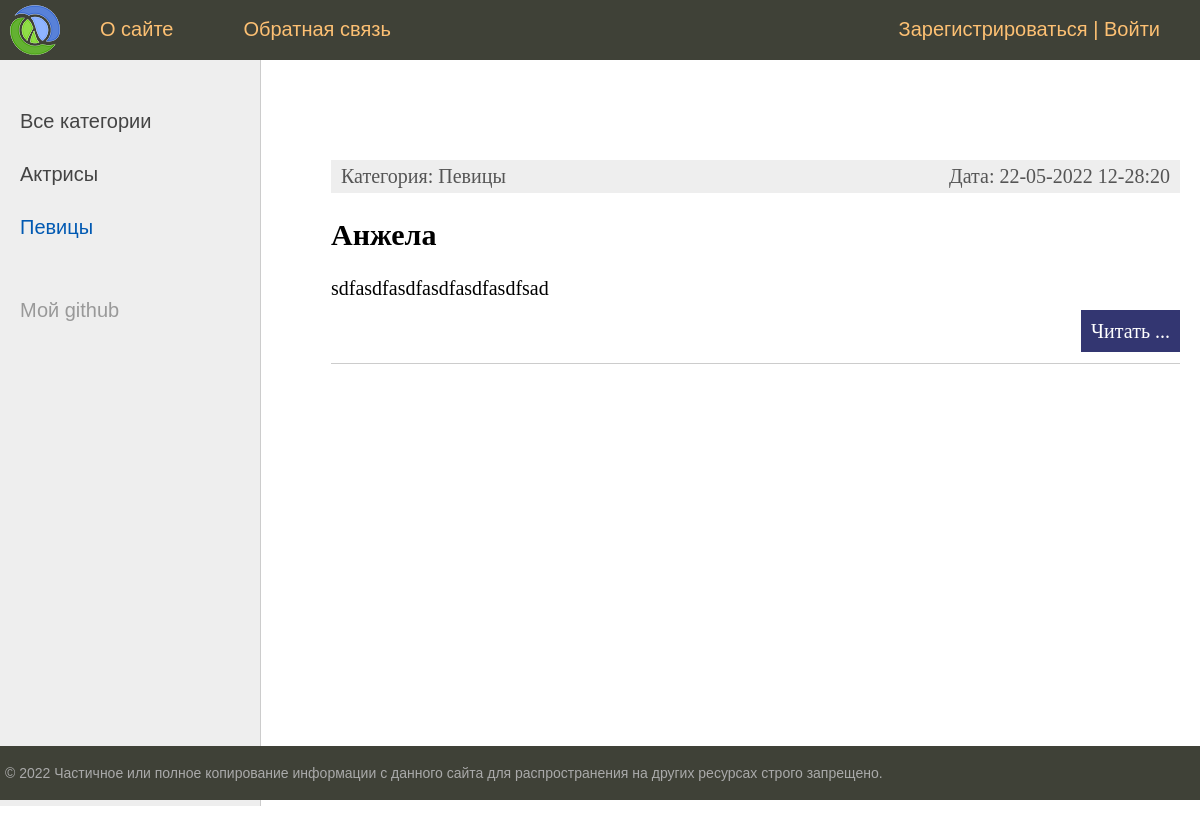
Page /category/pevicy/ on the earlier database version.
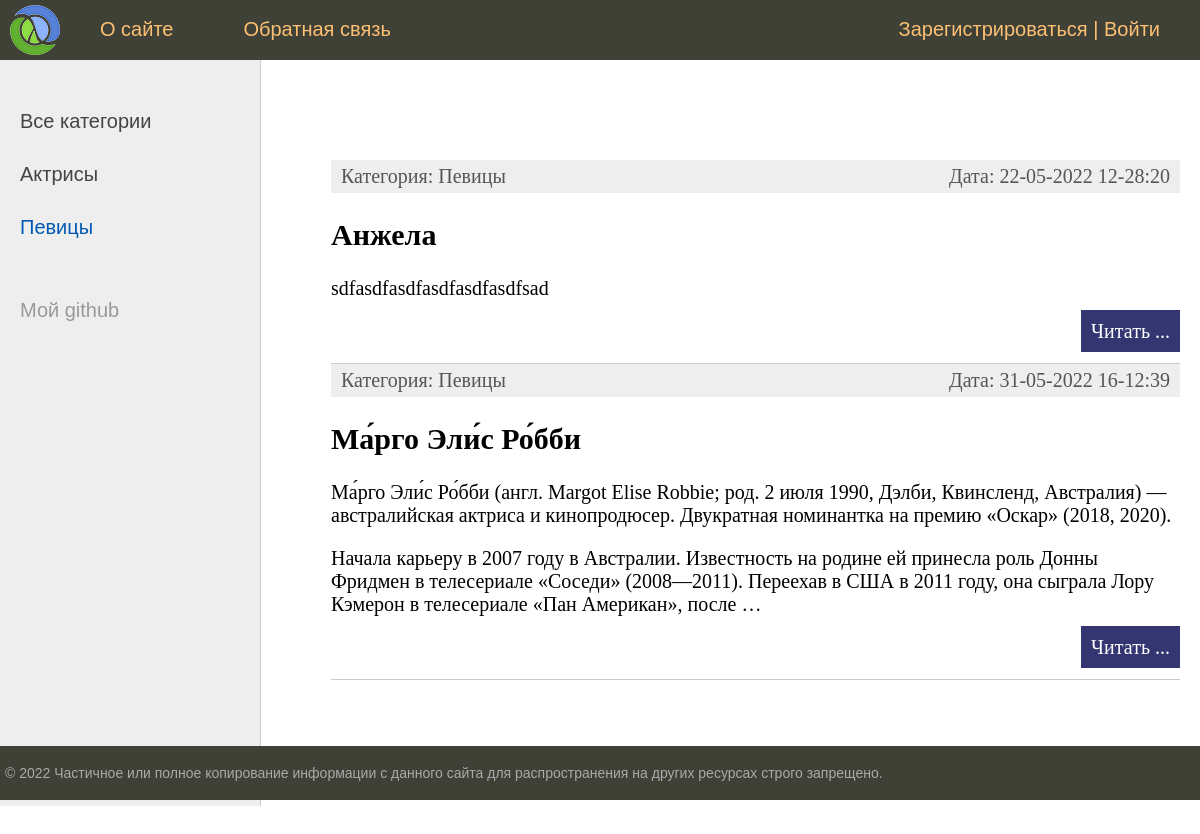
Same page on the later database version.
### app1/models.py (models this page shows, shortened)
class Category(models.Model):
    name = models.CharField(max_length=100, db_index=True, verbose_name='Категория')
    slug = models.SlugField(max_length=255, unique=True, db_index=True, verbose_name="URL")
    def __str__(self):
        return self.name
    def get_absolute_url(self):
        return reverse('category', kwargs={'cat_slug': self.slug})
    class Meta:
        verbose_name = 'Категория'
        verbose_name_plural = 'Категории'
        ordering = ['id']

class Women(models.Model):
    title = models.CharField(max_length=255, verbose_name='Заголовок')
    slug = models.SlugField(max_length=255, unique=True, db_index=True, verbose_name="URL")
    content = models.TextField(blank=True, verbose_name='Содержание')
    photo = models.ImageField(upload_to="photos/%Y/%m/%d/", blank=True, verbose_name='Фото')
    time_create = models.DateTimeField(auto_now_add=True, verbose_name='Время создания')
    time_update = models.DateTimeField(auto_now=True, verbose_name='Время изменения')
    is_published = models.BooleanField(default=True, verbose_name='Статус публикации')
    cat = models.ForeignKey('Category', on_delete=models.PROTECT, verbose_name='Категория')
    def get_absolute_url(self):
        return reverse('post', kwargs={'post_slug': self.slug})
    class Meta:
        verbose_name = 'Известные конфетки'
        verbose_name_plural = 'Известные конфетки'

### app1/views.py (the view)
# urls.py: path('category/<slug:cat_slug>/', WomenCategory.as_view(), name='category'),
class WomenCategory(DataMixin, ListView):
    model = Women
    template_name = 'app1/index.html'
    context_object_name = 'posts'
    allow_empty = False
    def get_queryset(self):
        return Women.objects.filter(cat__slug=self.kwargs['cat_slug'], is_published=True)
    def get_context_data(self, *, object_list=None, **kwargs):
        context = super().get_context_data(**kwargs)
        c_def = self.get_user_context(title='Категория - ' + str(context['posts'][0].cat), cat_selected=context['posts'][0].cat_id)
        context = dict(list(context.items()) + list(c_def.items()))
        return context

### app1/utils.py (called while the page is built)
    def get_user_context(self, **kwargs):
        context = kwargs
        cats = Category.objects.annotate(Count('women'))
        user_menu = menu.copy()
        if not self.request.user.is_authenticated:
            user_menu.pop(1)
        context['menu'] = user_menu
        context['cats'] = cats
        if 'cat_selected' not in context:
            context['cat_selected'] = 0
        return context

### app1/templates/app1/index.html (shortened to what this page needs)
{% extends 'app1/base.html' %}
{% block content %}
    <ul class="list-articles">
        {% for i in posts %}
            <li>
                <div class="article-panel">
                    <p class="first">Категория: {{ i.cat }}</p>
                    <p class="last">Дата: {{ i.time_update|date:"d-m-Y H-i:s" }}</p>
                </div>
                <h2>{{ i.title }}</h2>
                <p>{{ i.content|linebreaks|truncatewords:60}}</p>
                <p class="link-read-post"><a href="{{ i.get_absolute_url }}">Читать ...</a></p>
            </li>
        {% endfor %}
    </ul>
{% endblock content %}

### app1/templates/app1/base.html (shortened to what this page needs)
{% load static %}
{% load app1_tags %}
<!DOCTYPE html>
<html>
<head>
	<link type="text/css" href="{% static 'app1/css/styles.css' %}" rel="stylesheet" />
</head>
<body>
    <table class="table-page" border=0 cellpadding="0" cellspacing="0">
        <tr><td valign=top>
                {% block mainmenu %}
                <div class="header">
                    <ul id="mainmenu" class="mainmenu">
                    <li class="logo"><a href="{% url 'home' %}"><div class="logo"></div></a></li>
                    {% for m in menu %}
                        <li><a href="{% url m.url_name %}">{{m.title}}</a></li>
                    {% endfor %}
                    <li class="last"><a href="{% url 'register' %}">Зарегистрироваться</a> | <a href="{% url 'login' %}">Войти</a></li>
                    </ul>
                </div>
                {% endblock mainmenu %}
        <table class="table-content" border=0 cellpadding="0" cellspacing="0">
        <tr>
            <td valign="top" class="left-chapters">
                <ul id="leftchapters">
                    {% if cat_selected == 0 %}
                    <li class="selected">Все категории</li>
                    {% else %}
                    <li><a href="{% url 'home' %}" >Все категории</a></li>
                    {% endif %}
                {% for c in cats %}
                    {% if c.women__count > 0 %}
                        {% if c.pk == cat_selected %}
                            <li class="selected">{{ c.name }}</li>
                        {% else %}
                            <li><a href="{{ c.get_absolute_url }}">{{ c.name }}</a></li>
                        {% endif %}
                    {% endif %}
                {% endfor %}
                    <li class="share">
                    <p>Мой github</p>
                    <a class="share-yt" href="https://github.com/GerasiMandMumu?tab=overview&from=2022-05-01&to=2022-05-17" target="_blank" rel="nofollow"></a>
                    </li>
                </ul>
            </td>
        <td valign="top" class="content">
	<div class="content-text">
        {% block content %}
        {% endblock %}
	</div>
        </td></tr></table>
        </td></tr>
        <tr><td valign=top>
            <div id="footer">
                <p>&copy; 2022 Частичное или полное копирование информации с данного сайта для распространения на других ресурсах строго запрещено.</p>
            </div>
        </td></tr></table>
    </body>
</html>

### app1/static/app1/css/styles.css (style rules this page uses)
html, body { font-family: 'Arial'; margin: 0; padding: 0; height: 100%; width: 100%; color: #444; }
a { color: #0059b2; text-decoration: none; }
p.link-read-post { text-align: right; }
p.link-read-post a { padding: 10px; min-width: 100px; background: #333671; color: #fff; text-decoration: none; }
div.article-panel { background: #eee; padding: 5px 10px 5px 10px; box-sizing: border-box; overflow: hidden; color: #555; }
div.article-panel p.first { margin: 0; float: left; }
div.article-panel p.last { margin: 0; float: right; }
ul.list-articles { list-style: none; margin: 0; padding: 0; }
ul.list-articles li { border-bottom: 1px solid #ccc; }
.table-page { width: 100%; height: 100%; vertical-align: top; }
.table-page tr { height: 100%; }
.header { background: #3F4137; height: 60px; }
.logo { background: url('../images/logo.png') no-repeat 10px 5px; width: 70px; height: 60px; }
ul.mainmenu { list-style: none; margin: 0; padding: 0; height: 60px; color: #fdc073; font-size: 20px; overflow: hidden; }
ul.mainmenu li { float: left; margin: 18px 40px 0 30px; }
ul.mainmenu li.logo { margin: 0; }
ul.mainmenu li.last { float: right; }
ul.mainmenu li a { color: #fdc073; text-decoration: none; }
.table-content { width: 100%; min-height: 100%; height: 100%; }
.left-chapters { margin: 0; background: #eee; border-right: 1px solid #ccc; min-height: 100%; }
.left-chapters ul { width: 230px; min-height: 100%; margin: 0; padding: 20px 10px 10px 20px; list-style: none; font-size: 20px; }
.left-chapters ul li { margin: 30px 0 0 0; color: #999; }
.left-chapters ul li.selected { color: #0059b2; }
.left-chapters ul li a { color: #444; text-decoration: none; }
.left-chapters ul li.share { margin: 60px 0 0 0; }
.left-chapters ul li.share p { margin: 30px 0 30px 0; }
.left-chapters ul li.share a { display: inline-block; width: 40px; height: 40px; margin: 0 20px 0 0; }
.left-chapters ul li.share a.share-yt { width: 100%; height: 30px; background: url('../images/share_yt.png') no-repeat 0 0 }
.content { padding: 40px 20px 20px 40px; width: 100%; box-sizing: border-box; }
.content-text { margin: 60px 0 0 30px; color: #000; font-size: 20px; font-family: Yandex Sans Display Light; }
#footer { box-sizing: border-box; background: #3F4137; padding: 5px; color: #aaa; font-size: 14px; font-family: Verdana, Geneva, Arial, Helvetica; text-align: left; overflow: hidden; }

Differences in the rows shown:
added Women: cat "Певицы", time_update "31-05-2022 16-12:39", title "Ма́рго Эли́с Ро́бби", content "Ма́рго Эли́с Ро́бби (англ. Margot Elise Robbie; род. 2 июля 1990, Дэлби, Квинсленд, Австралия) — австралийская актриса и кинопродюсер. Двукратная номинантка на премию «Оскар» (2018, 2020). Начала карьеру в 2007 году в Австралии. Известность на родине ей принесла роль Донны Фридмен в телесериале «Соседи» (2008—2011). Переехав в США в 2011 году, она сыграла Лору Кэмерон в телесериале «Пан Американ», после …"
